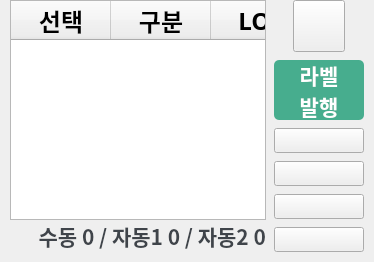
    <widget class="QFrame" name="main_frame">
     <property name="frameShape">
      <enum>QFrame::NoFrame</enum>
     </property>
     <property name="frameShadow">
      <enum>QFrame::Raised</enum>
     </property>
     <layout class="QHBoxLayout" name="horizontalLayout_4">
      <property name="spacing">
       <number>8</number>
      </property>
      <property name="leftMargin">
       <number>10</number>
      </property>
      <property name="topMargin">
       <number>0</number>
      </property>
      <property name="rightMargin">
       <number>10</number>
      </property>
      <property name="bottomMargin">
       <number>10</number>
      </property>
      <item>
       <widget class="QFrame" name="table_frame">
        <property name="frameShape">
         <enum>QFrame::NoFrame</enum>
        </property>
        <property name="frameShadow">
         <enum>QFrame::Raised</enum>
        </property>
        <layout class="QVBoxLayout" name="verticalLayout_5">
         <property name="spacing">
          <number>0</number>
         </property>
         <property name="leftMargin">
          <number>0</number>
         </property>
         <property name="topMargin">
          <number>0</number>
         </property>
         <property name="rightMargin">
          <number>0</number>
         </property>
         <property name="bottomMargin">
          <number>0</number>
         </property>
         <item>
          <widget class="QTableWidget" name="tableWidget">
           <property name="maximumSize">
            <size>
             <width>16777215</width>
             <height>16777215</height>
            </size>
           </property>
           <property name="font">
            <font>
             <family>맑은 고딕</family>
             <pointsize>18</pointsize>
             <weight>75</weight>
             <bold>true</bold>
            </font>
           </property>
           <property name="layoutDirection">
            <enum>Qt::LeftToRight</enum>
           </property>
           <property name="autoFillBackground">
            <bool>false</bool>
           </property>
           <property name="styleSheet">
            <string notr="true"/>
           </property>
           <property name="frameShape">
            <enum>QFrame::StyledPanel</enum>
           </property>
           <property name="verticalScrollBarPolicy">
            <enum>Qt::ScrollBarAsNeeded</enum>
           </property>
           <property name="horizontalScrollBarPolicy">
            <enum>Qt::ScrollBarAlwaysOff</enum>
           </property>
           <property name="sizeAdjustPolicy">
            <enum>QAbstractScrollArea::AdjustIgnored</enum>
           </property>
           <property name="autoScroll">
            <bool>true</bool>
           </property>
           <property name="autoScrollMargin">
            <number>26</number>
           </property>
           <property name="editTriggers">
            <set>QAbstractItemView::NoEditTriggers</set>
           </property>
           <property name="selectionMode">
            <enum>QAbstractItemView::SingleSelection</enum>
           </property>
           <property name="selectionBehavior">
            <enum>QAbstractItemView::SelectRows</enum>
           </property>
           <property name="verticalScrollMode">
            <enum>QAbstractItemView::ScrollPerItem</enum>
           </property>
           <property name="showGrid">
            <bool>true</bool>
           </property>
           <property name="sortingEnabled">
            <bool>false</bool>
           </property>
           <property name="rowCount">
            <number>0</number>
           </property>
           <property name="columnCount">
            <number>15</number>
           </property>
           <attribute name="horizontalHeaderVisible">
            <bool>true</bool>
           </attribute>
           <attribute name="horizontalHeaderCascadingSectionResizes">
            <bool>false</bool>
           </attribute>
           <attribute name="horizontalHeaderMinimumSectionSize">
            <number>0</number>
           </attribute>
           <attribute name="horizontalHeaderDefaultSectionSize">
            <number>100</number>
           </attribute>
           <attribute name="horizontalHeaderHighlightSections">
            <bool>true</bool>
           </attribute>
           <attribute name="horizontalHeaderShowSortIndicator" stdset="0">
            <bool>false</bool>
           </attribute>
           <attribute name="horizontalHeaderStretchLastSection">
            <bool>true</bool>
           </attribute>
           <attribute name="verticalHeaderVisible">
            <bool>false</bool>
           </attribute>
           <attribute name="verticalHeaderCascadingSectionResizes">
            <bool>false</bool>
           </attribute>
           <attribute name="verticalHeaderMinimumSectionSize">
            <number>0</number>
           </attribute>
           <attribute name="verticalHeaderDefaultSectionSize">
            <number>0</number>
           </attribute>
           <attribute name="verticalHeaderShowSortIndicator" stdset="0">
            <bool>false</bool>
           </attribute>
           <attribute name="verticalHeaderStretchLastSection">
            <bool>false</bool>
           </attribute>
           <column>
            <property name="text">
             <string>선택</string>
            </property>
            <property name="font">
             <font>
              <family>맑은 고딕</family>
              <pointsize>18</pointsize>
              <weight>75</weight>
              <bold>true</bold>
             </font>
            </property>
           </column>
           <column>
            <property name="text">
             <string>구분</string>
            </property>
            <property name="font">
             <font>
              <family>맑은 고딕</family>
              <pointsize>18</pointsize>
              <weight>75</weight>
              <bold>true</bold>
             </font>
            </property>
           </column>
           <column>
            <property name="text">
             <string>LOT</string>
            </property>
            <property name="font">
             <font>
              <family>맑은 고딕</family>
              <pointsize>18</pointsize>
              <weight>75</weight>
              <bold>true</bold>
             </font>
            </property>
           </column>
           <column>
            <property name="text">
             <string>거래처</string>
            </property>
            <property name="font">
             <font>
              <family>맑은 고딕</family>
              <pointsize>18</pointsize>
              <weight>75</weight>
              <bold>true</bold>
             </font>
            </property>
           </column>
           <column>
            <property name="text">
             <string>품목</string>
            </property>
            <property name="font">
             <font>
              <family>맑은 고딕</family>
              <pointsize>18</pointsize>
              <weight>75</weight>
              <bold>true</bold>
             </font>
            </property>
           </column>
           <column>
            <property name="text">
             <string>규격</string>
            </property>
            <property name="font">
             <font>
              <family>맑은 고딕</family>
              <pointsize>18</pointsize>
              <weight>75</weight>
              <bold>true</bold>
             </font>
            </property>
           </column>
           <column>
            <property name="text">
             <string>식기</string>
            </property>
            <property name="font">
             <font>
              <family>맑은 고딕</family>
              <pointsize>18</pointsize>
              <weight>75</weight>
              <bold>true</bold>
             </font>
            </property>
           </column>
           <column>
            <property name="text">
             <string>색상</string>
            </property>
            <property name="font">
             <font>
              <family>맑은 고딕</family>
              <pointsize>18</pointsize>
              <weight>75</weight>
              <bold>true</bold>
             </font>
            </property>
           </column>
           <column>
            <property name="text">
             <string>수량</string>
            </property>
            <property name="font">
             <font>
              <family>맑은 고딕</family>
              <pointsize>18</pointsize>
              <weight>75</weight>
              <bold>true</bold>
             </font>
            </property>
           </column>
           <column>
            <property name="text">
             <string>완공</string>
            </property>
            <property name="font">
             <font>
              <family>맑은 고딕</family>
              <pointsize>18</pointsize>
              <weight>75</weight>
              <bold>true</bold>
             </font>
            </property>
           </column>
           <column>
            <property name="text">
             <string>출력</string>
            </property>
            <property name="font">
             <font>
              <family>맑은 고딕</family>
              <pointsize>18</pointsize>
              <weight>75</weight>
              <bold>true</bold>
             </font>
            </property>
           </column>
           <column>
            <property name="text">
             <string>수동</string>
            </property>
            <property name="font">
             <font>
              <family>맑은 고딕</family>
              <pointsize>18</pointsize>
              <weight>75</weight>
              <bold>true</bold>
             </font>
            </property>
           </column>
           <column>
            <property name="text">
             <string>자동1</string>
            </property>
            <property name="font">
             <font>
              <family>맑은 고딕</family>
              <pointsize>18</pointsize>
              <weight>75</weight>
              <bold>true</bold>
             </font>
            </property>
           </column>
           <column>
            <property name="text">
             <string>자동2</string>
            </property>
            <property name="font">
             <font>
              <family>맑은 고딕</family>
              <pointsize>18</pointsize>
              <weight>75</weight>
              <bold>true</bold>
             </font>
            </property>
           </column>
           <column>
            <property name="text">
             <string>발행</string>
            </property>
            <property name="font">
             <font>
              <family>맑은 고딕</family>
              <pointsize>18</pointsize>
              <weight>75</weight>
              <bold>true</bold>
             </font>
            </property>
           </column>
          </widget>
         </item>
         <item alignment="Qt::AlignRight">
          <widget class="QFrame" name="qty_frame">
           <property name="frameShape">
            <enum>QFrame::NoFrame</enum>
           </property>
           <property name="frameShadow">
            <enum>QFrame::Raised</enum>
           </property>
           <layout class="QVBoxLayout" name="verticalLayout_6">
            <property name="spacing">
             <number>0</number>
            </property>
            <property name="leftMargin">
             <number>0</number>
            </property>
            <property name="topMargin">
             <number>0</number>
            </property>
            <property name="rightMargin">
             <number>0</number>
            </property>
            <property name="bottomMargin">
             <number>0</number>
            </property>
            <item alignment="Qt::AlignBottom">
             <widget class="QLabel" name="qty_label">
              <property name="font">
               <font>
                <family>맑은 고딕</family>
                <pointsize>16</pointsize>
                <weight>75</weight>
                <italic>false</italic>
                <bold>true</bold>
               </font>
              </property>
              <property name="styleSheet">
               <string notr="true">background: none;
color: #3f444a;
border: none;</string>
              </property>
              <property name="text">
               <string>수동 0 / 자동1 0 / 자동2 0</string>
              </property>
              <property name="alignment">
               <set>Qt::AlignBottom|Qt::AlignRight|Qt::AlignTrailing</set>
              </property>
             </widget>
            </item>
           </layout>
          </widget>
         </item>
        </layout>
       </widget>
      </item>
      <item>
       <widget class="QFrame" name="arrow_frame">
        <property name="minimumSize">
         <size>
          <width>90</width>
          <height>0</height>
         </size>
        </property>
        <property name="maximumSize">
         <size>
          <width>90</width>
          <height>16777215</height>
         </size>
        </property>
        <property name="frameShape">
         <enum>QFrame::NoFrame</enum>
        </property>
        <property name="frameShadow">
         <enum>QFrame::Raised</enum>
        </property>
        <layout class="QVBoxLayout" name="verticalLayout_4">
         <property name="spacing">
          <number>8</number>
         </property>
         <property name="leftMargin">
          <number>0</number>
         </property>
         <property name="topMargin">
          <number>0</number>
         </property>
         <property name="rightMargin">
          <number>0</number>
         </property>
         <property name="bottomMargin">
          <number>0</number>
         </property>
         <item alignment="Qt::AlignHCenter">
          <widget class="QPushButton" name="print_status">
           <property name="minimumSize">
            <size>
             <width>52</width>
             <height>52</height>
            </size>
           </property>
           <property name="maximumSize">
            <size>
             <width>52</width>
             <height>52</height>
            </size>
           </property>
           <property name="font">
            <font>
             <family>맑은 고딕</family>
             <pointsize>16</pointsize>
             <weight>75</weight>
             <bold>true</bold>
            </font>
           </property>
           <property name="toolTip">
            <string>프린터 상태</string>
           </property>
           <property name="text">
            <string/>
           </property>
           <property name="icon">
            <iconset>
             <normaloff>../img/print.png</normaloff>../img/print.png</iconset>
           </property>
           <property name="iconSize">
            <size>
             <width>25</width>
             <height>25</height>
            </size>
           </property>
          </widget>
         </item>
         <item>
          <widget class="QPushButton" name="print_btn">
           <property name="sizePolicy">
            <sizepolicy hsizetype="Preferred" vsizetype="Preferred">
             <horstretch>0</horstretch>
             <verstretch>0</verstretch>
            </sizepolicy>
           </property>
           <property name="minimumSize">
            <size>
             <width>0</width>
             <height>60</height>
            </size>
           </property>
           <property name="maximumSize">
            <size>
             <width>16777215</width>
             <height>60</height>
            </size>
           </property>
           <property name="font">
            <font>
             <family>맑은 고딕</family>
             <pointsize>16</pointsize>
             <weight>75</weight>
             <italic>false</italic>
             <bold>true</bold>
            </font>
           </property>
           <property name="cursor">
            <cursorShape>PointingHandCursor</cursorShape>
           </property>
           <property name="toolTip">
            <string>수동확정</string>
           </property>
           <property name="styleSheet">
            <string notr="true">QPushButton {
border:none; 
background:#47AD8E; 
color:white;
border-radius: 5px
}
QPushButton:pressed {
background-color: #3fa082;
}</string>
           </property>
           <property name="text">
            <string>라벨
발행</string>
           </property>
           <property name="iconSize">
            <size>
             <width>34</width>
             <height>34</height>
            </size>
           </property>
          </widget>
         </item>
         <item>
          <widget class="QPushButton" name="top">
           <property name="sizePolicy">
            <sizepolicy hsizetype="Expanding" vsizetype="Expanding">
             <horstretch>0</horstretch>
             <verstretch>0</verstretch>
            </sizepolicy>
           </property>
           <property name="font">
            <font>
             <family>맑은 고딕</family>
             <weight>75</weight>
             <italic>false</italic>
             <bold>true</bold>
            </font>
           </property>
           <property name="cursor">
            <cursorShape>PointingHandCursor</cursorShape>
           </property>
           <property name="styleSheet">
            <string notr="true"/>
           </property>
           <property name="text">
            <string/>
           </property>
           <property name="icon">
            <iconset>
             <normaloff>../img/top_blue.png</normaloff>../img/top_blue.png</iconset>
           </property>
           <property name="iconSize">
            <size>
             <width>45</width>
             <height>45</height>
            </size>
           </property>
          </widget>
         </item>
         <item>
          <widget class="QPushButton" name="prev">
           <property name="sizePolicy">
            <sizepolicy hsizetype="Expanding" vsizetype="Expanding">
             <horstretch>0</horstretch>
             <verstretch>0</verstretch>
            </sizepolicy>
           </property>
           <property name="font">
            <font>
             <family>맑은 고딕</family>
             <pointsize>9</pointsize>
             <weight>50</weight>
             <italic>false</italic>
             <bold>false</bold>
            </font>
           </property>
           <property name="cursor">
            <cursorShape>PointingHandCursor</cursorShape>
           </property>
           <property name="styleSheet">
            <string notr="true"/>
           </property>
           <property name="text">
            <string/>
           </property>
           <property name="icon">
            <iconset>
             <normaloff>../img/prev_blue.png</normaloff>../img/prev_blue.png</iconset>
           </property>
           <property name="iconSize">
            <size>
             <width>42</width>
             <height>42</height>
            </size>
           </property>
          </widget>
         </item>
         <item>
          <widget class="QPushButton" name="next">
           <property name="sizePolicy">
            <sizepolicy hsizetype="Expanding" vsizetype="Expanding">
             <horstretch>0</horstretch>
             <verstretch>0</verstretch>
            </sizepolicy>
           </property>
           <property name="font">
            <font>
             <family>맑은 고딕</family>
             <weight>75</weight>
             <italic>false</italic>
             <bold>true</bold>
            </font>
           </property>
           <property name="cursor">
            <cursorShape>PointingHandCursor</cursorShape>
           </property>
           <property name="styleSheet">
            <string notr="true"/>
           </property>
           <property name="text">
            <string/>
           </property>
           <property name="icon">
            <iconset>
             <normaloff>../img/next_blue.png</normaloff>../img/next_blue.png</iconset>
           </property>
           <property name="iconSize">
            <size>
             <width>42</width>
             <height>42</height>
            </size>
           </property>
          </widget>
         </item>
         <item>
          <widget class="QPushButton" name="bottom">
           <property name="sizePolicy">
            <sizepolicy hsizetype="Expanding" vsizetype="Expanding">
             <horstretch>0</horstretch>
             <verstretch>0</verstretch>
            </sizepolicy>
           </property>
           <property name="font">
            <font>
             <family>맑은 고딕</family>
             <weight>75</weight>
             <italic>false</italic>
             <bold>true</bold>
            </font>
           </property>
           <property name="cursor">
            <cursorShape>PointingHandCursor</cursorShape>
           </property>
           <property name="styleSheet">
            <string notr="true"/>
           </property>
           <property name="text">
            <string/>
           </property>
           <property name="icon">
            <iconset>
             <normaloff>../img/bottom_blue.png</normaloff>../img/bottom_blue.png</iconset>
           </property>
           <property name="iconSize">
            <size>
             <width>45</width>
             <height>45</height>
            </size>
           </property>
          </widget>
         </item>
        </layout>
       </widget>
      </item>
     </layout>
    </widget>
